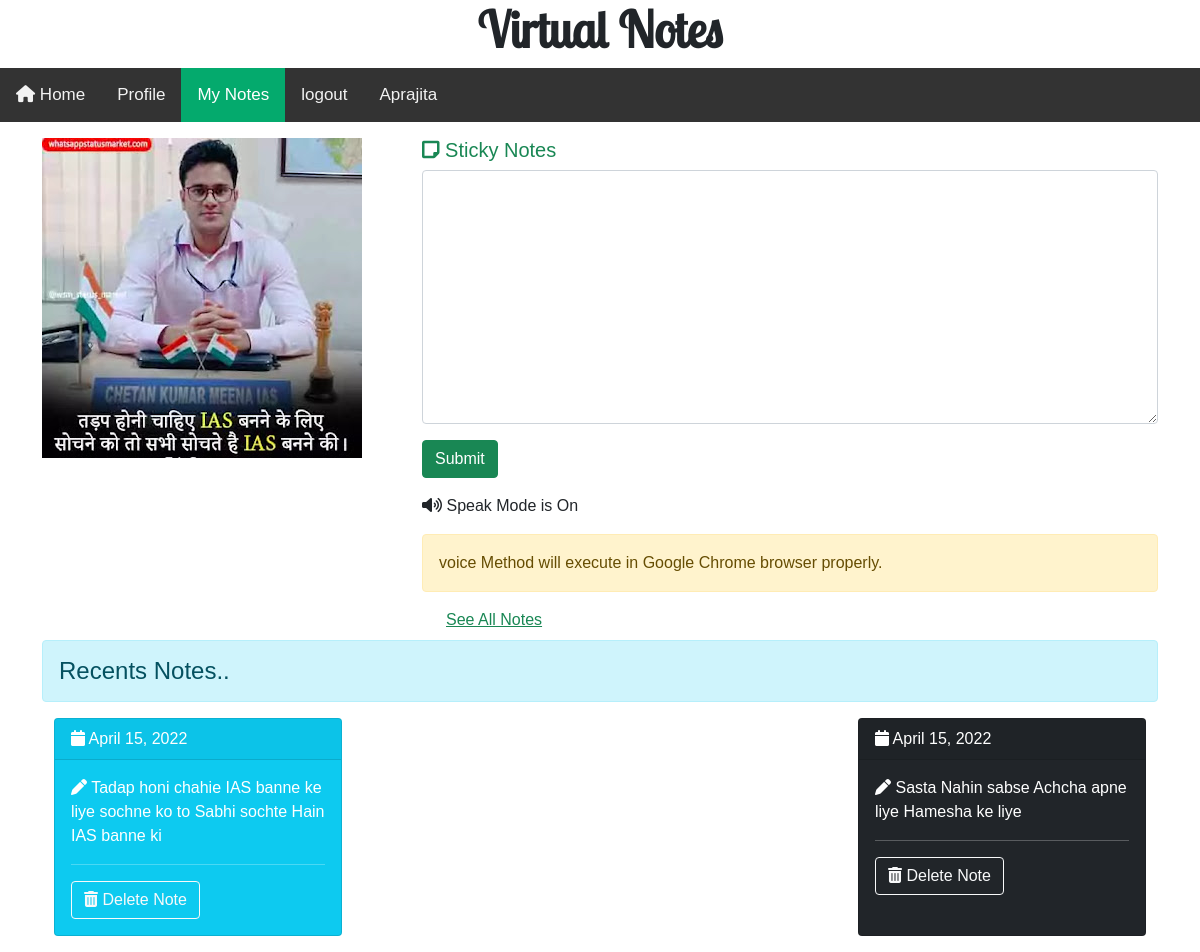
Page /mynotes/crt/sticky/notes/ (signed in) on the earlier database version.
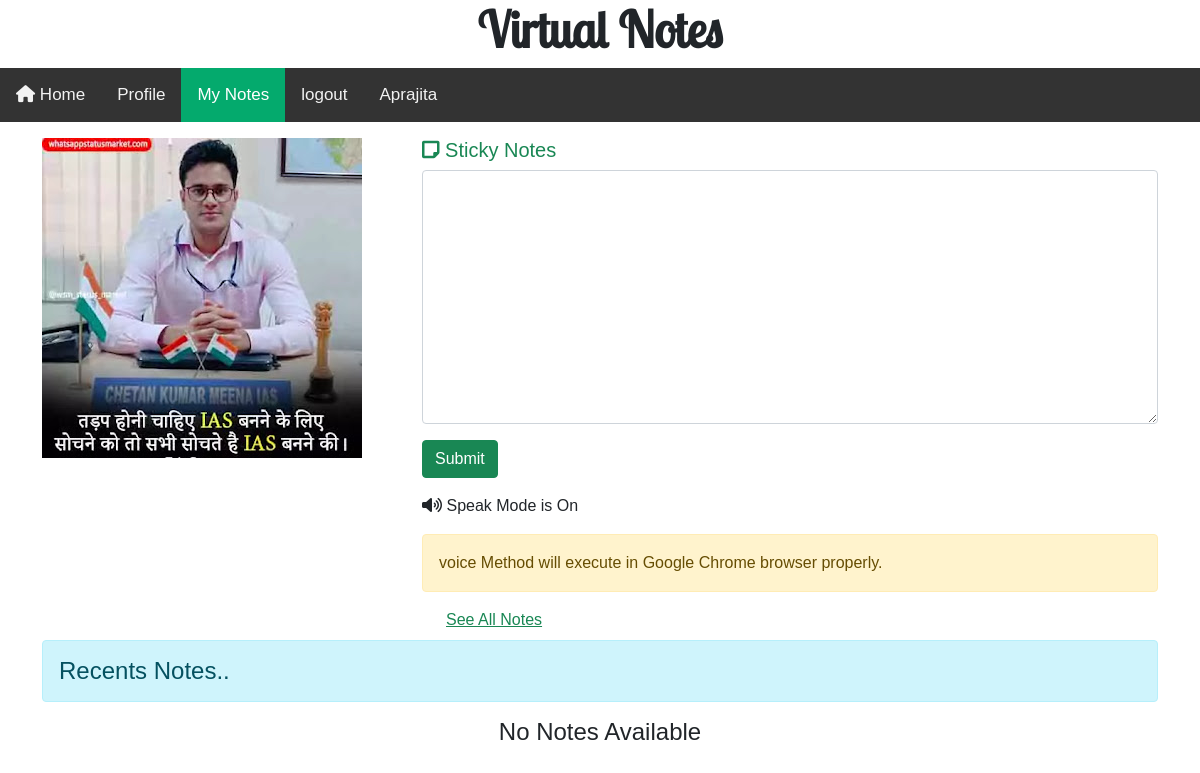
Same page on the later database version.
### myNotes/models.py (models this page shows)
class StickyNotes(models.Model):
    textIs = models.TextField(null = False)
    dateOf = models.DateField(null = False)
    userid = models.ForeignKey(User,on_delete=models.CASCADE)

### myNotes/views.py (the view, shortened to what this page needs)
# urls.py: path('crt/sticky/notes/',mv.crtStickyNotes.as_view(),name='stickyNotes'),
class crtStickyNotes(View):
    @method_decorator(middleware.verification)
    def get(self, request):
        if request.isverified:
            uname = request.name
            stckynts = StickyNotes.objects.filter(userid = User.objects.get(email = request.email))
            return render(request,'myNotes/Crtsticky.html',{
                'uname' : uname
                ,
                'data' : stckynts
            })
        else:
            return HttpResponseRedirect('/user/login/')

### myNotes/templates/myNotes/Crtsticky.html (shortened to what this page needs)
{% extends 'core/base.html' %}
{% load static %}
{% block content %}
{% include 'core/nav.html' with o1='Home' o1l='/' o2='Profile' o2l='/mynotes/profile/' o3='My Notes' o4='logout' ac3='active' o4l='/user/logout' uname=uname o3l='/mynotes/all/saticky/' %}
<div class="container mt-3">
    <div class="row">
        <div class="col-sm-4">
            <img src="{% static 'myNotes/img/tadap.jpg' %}" alt="">
        </div>
        <div class="col-sm-8">
            <h5 class="text-success"> <i class="fa-solid fa-note-sticky"></i> Sticky Notes</h5>
            <form action="" method='POST'>
                <textarea name="notes" id="notes" cols="30" rows="10" class="form-control" ></textarea>
                <input type="submit" value="Submit" class='btn btn-success mt-3'>
                <p id='speack' class='mt-3'><i class="fa-solid fa-volume-high"></i> Speak Mode is On</p>
            </form>
            <div class="container alert alert-warning mt-3">
                voice Method will execute in Google Chrome browser properly.
            </div>
            <div class="container">
                <a href="{% url 'allStickyNotes' %}" class="link link-success mt-3">See All Notes</a>
            </div>
        </div>
    </div>
</div>
<div class="container">
    <h4 class="alert alert-info mt-2">Recents Notes..</h4>
    {% if data %}
  <div class="container" style="display: flex; flex-direction: row; justify-content: space-between;">
    {% for i in data %}
    {% if  forloop.counter < 5 %}
    <div class="card text-white  mb-3 chColor" style="max-width: 18rem;">
     <div class="card-header"> <i class="fa-solid fa-calendar"></i>  {{i.dateOf}}</div>
     <div class="card-body">
       <p class="card-title"><i class="fa-solid fa-pen"></i> {{i.textIs}} </p>
       <div class="footer">
           <hr>
           <a href="/mynotes/delete/sticky/{{i.id}}/" class="btn btn-outline-light delIt"> <i class="fa-solid fa-trash-can"></i> Delete Note</a>
       </div>
     </div>
   </div>
   {% endif %}
    {% endfor %}
  </div>
    {% else %}
    <h4 class="text-dark text-center">No Notes Available</h4>
    {% endif %}
</div>
{% endblock content %}

Differences in the rows shown:
removed StickyNotes: dateOf "April 15, 2022", textIs "Tadap honi chahie IAS banne ke liye sochne ko to Sabhi sochte Hain IAS banne ki"
removed StickyNotes: dateOf "April 15, 2022", textIs "Sasta Nahin sabse Achcha apne liye Hamesha ke liye"
Other differences:
text now shown: "No Notes Available"
